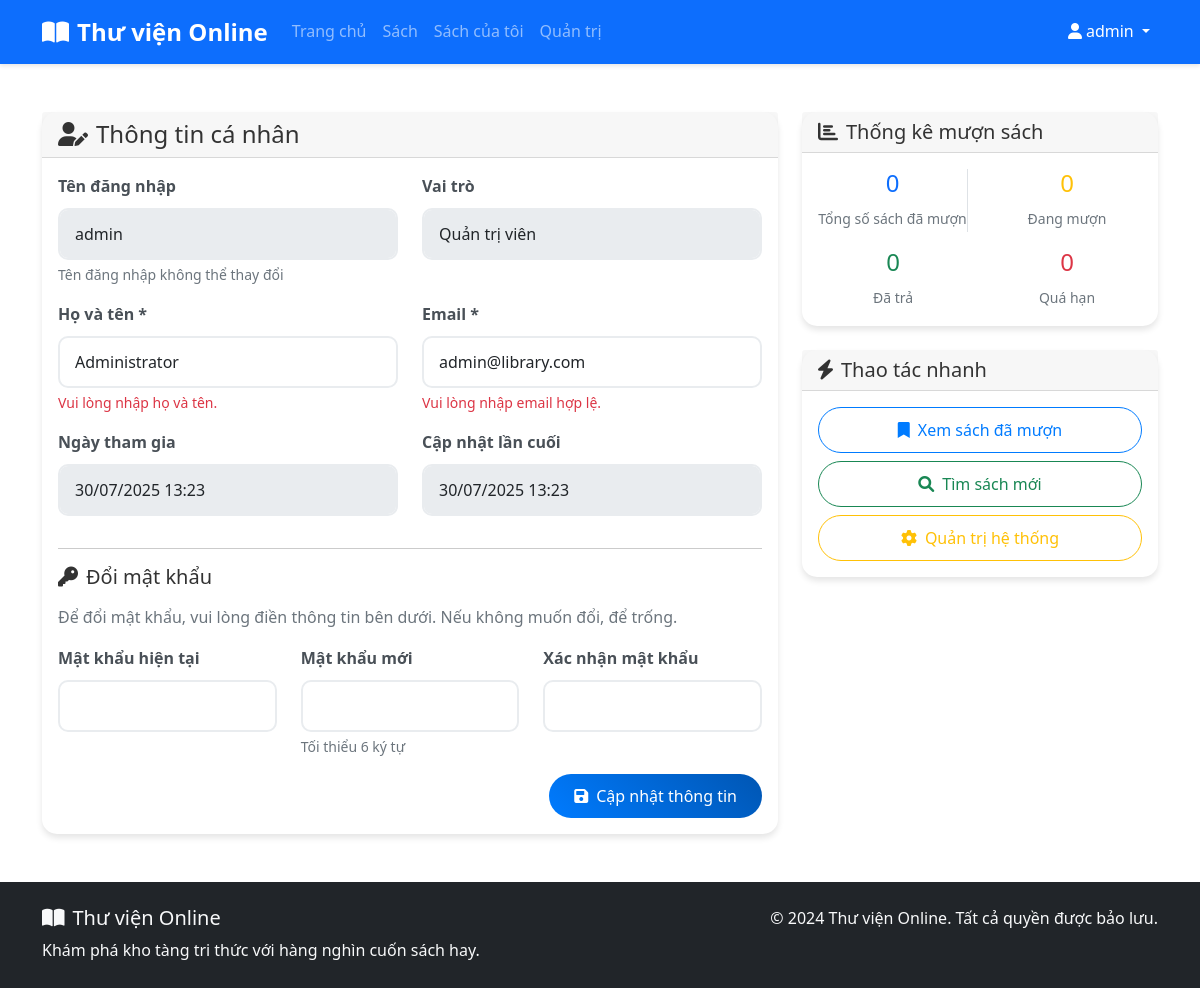
The app's page /profile.php (signed in) with its own data.
### tables this page shows
CREATE TABLE users (
    id INT AUTO_INCREMENT PRIMARY KEY,
    username VARCHAR(50) UNIQUE NOT NULL,
    email VARCHAR(100) UNIQUE NOT NULL,
    password VARCHAR(255) NOT NULL,
    full_name VARCHAR(100) NOT NULL,
    role ENUM('user', 'admin') DEFAULT 'user',
    created_at TIMESTAMP DEFAULT CURRENT_TIMESTAMP,
    updated_at TIMESTAMP DEFAULT CURRENT_TIMESTAMP ON UPDATE CURRENT_TIMESTAMP
);

### includes/functions.php (called while the page is built, shortened)
<?php
function getUserById($conn, $id) {
    $stmt = $conn->prepare("SELECT * FROM users WHERE id = ?");
    $stmt->execute([$id]);
    return $stmt->fetch();
}
?>

### profile.php (the view, shortened to what this page needs)
<?php
require_once 'config/database.php';
require_once 'includes/functions.php';
$user_id = $_SESSION['user_id'];
$user = getUserById($conn, $user_id);
$stmt = $conn->prepare("
    SELECT
        COUNT(*) as total_borrowed,
        COUNT(CASE WHEN status = 'borrowed' THEN 1 END) as currently_borrowed,
        COUNT(CASE WHEN status = 'returned' THEN 1 END) as returned,
        COUNT(CASE WHEN return_date < CURDATE() AND status = 'borrowed' THEN 1 END) as overdue
    FROM borrowings
    WHERE user_id = ?
");
$stmt->execute([$user_id]);
$stats = $stmt->fetch();
?>
<!DOCTYPE html>
<html lang="vi">
<head>
    <link href="https://cdn.jsdelivr.net/npm/bootstrap@5.1.3/dist/css/bootstrap.min.css" rel="stylesheet">
    <link href="https://cdnjs.cloudflare.com/ajax/libs/font-awesome/6.0.0/css/all.min.css" rel="stylesheet">
    <link href="assets/css/style.css" rel="stylesheet">
</head>
<body>
    <nav class="navbar navbar-expand-lg navbar-dark bg-primary">
        <div class="container">
            <a class="navbar-brand" href="index.php">
                <i class="fas fa-book-open me-2"></i>Thư viện Online
            </a>
            <div class="collapse navbar-collapse" id="navbarNav">
                <ul class="navbar-nav me-auto">
                    <li class="nav-item">
                        <a class="nav-link" href="index.php">Trang chủ</a>
                    </li>
                    <li class="nav-item">
                        <a class="nav-link" href="books.php">Sách</a>
                    </li>
                    <li class="nav-item">
                        <a class="nav-link" href="my_books.php">Sách của tôi</a>
                    </li>
                    <?php if ($_SESSION['role'] == 'admin'): ?>
                        <li class="nav-item">
                            <a class="nav-link" href="admin/">Quản trị</a>
                        </li>
                    <?php endif; ?>
                </ul>
                <ul class="navbar-nav">
                    <li class="nav-item dropdown">
                        <a class="nav-link dropdown-toggle active" href="#" id="navbarDropdown" role="button" data-bs-toggle="dropdown">
                            <i class="fas fa-user me-1"></i><?php echo $_SESSION['username']; ?>
                        </a>
                    </li>
                </ul>
            </div>
        </div>
    </nav>
    <div class="container my-5">
        <div class="row">
            <div class="col-lg-8">
                <div class="card">
                    <div class="card-header">
                        <h4 class="mb-0">
                            <i class="fas fa-user-edit me-2"></i>Thông tin cá nhân
                        </h4>
                    </div>
                    <div class="card-body">
                        <form method="POST" class="needs-validation" novalidate>
                            <div class="row">
                                <div class="col-md-6 mb-3">
                                    <label for="username" class="form-label">Tên đăng nhập</label>
                                    <input type="text" class="form-control" id="username" value="<?php echo htmlspecialchars($user['username']); ?>" readonly>
                                    <div class="form-text">Tên đăng nhập không thể thay đổi</div>
                                </div>
                                <div class="col-md-6 mb-3">
                                    <label for="role" class="form-label">Vai trò</label>
                                    <input type="text" class="form-control" id="role" value="<?php echo $user['role'] == 'admin' ? 'Quản trị viên' : 'Người dùng'; ?>" readonly>
                                </div>
                            </div>
                            <div class="row">
                                <div class="col-md-6 mb-3">
                                    <label for="full_name" class="form-label">Họ và tên *</label>
                                    <input type="text" class="form-control" id="full_name" name="full_name"
                                           value="<?php echo htmlspecialchars($user['full_name']); ?>" required>
                                    <div class="invalid-feedback">
                                        Vui lòng nhập họ và tên.
                                    </div>
                                </div>
                                <div class="col-md-6 mb-3">
                                    <label for="email" class="form-label">Email *</label>
                                    <input type="email" class="form-control" id="email" name="email"
                                           value="<?php echo htmlspecialchars($user['email']); ?>" required>
                                    <div class="invalid-feedback">
                                        Vui lòng nhập email hợp lệ.
                                    </div>
                                </div>
                            </div>
                            <div class="row">
                                <div class="col-md-6 mb-3">
                                    <label for="created_at" class="form-label">Ngày tham gia</label>
                                    <input type="text" class="form-control" id="created_at"
                                           value="<?php echo date('d/m/Y H:i', strtotime($user['created_at'])); ?>" readonly>
                                </div>
                                <div class="col-md-6 mb-3">
                                    <label for="updated_at" class="form-label">Cập nhật lần cuối</label>
                                    <input type="text" class="form-control" id="updated_at"
                                           value="<?php echo date('d/m/Y H:i', strtotime($user['updated_at'])); ?>" readonly>
                                </div>
                            </div>
                            <hr>
                            <h5 class="mb-3">
                                <i class="fas fa-key me-2"></i>Đổi mật khẩu
                            </h5>
                            <p class="text-muted">Để đổi mật khẩu, vui lòng điền thông tin bên dưới. Nếu không muốn đổi, để trống.</p>
                            <div class="row">
                                <div class="col-md-4 mb-3">
                                    <label for="current_password" class="form-label">Mật khẩu hiện tại</label>
                                    <input type="password" class="form-control" id="current_password" name="current_password">
                                </div>
                                <div class="col-md-4 mb-3">
                                    <label for="new_password" class="form-label">Mật khẩu mới</label>
                                    <input type="password" class="form-control" id="new_password" name="new_password" minlength="6">
                                    <div class="form-text">Tối thiểu 6 ký tự</div>
                                </div>
                                <div class="col-md-4 mb-3">
                                    <label for="confirm_password" class="form-label">Xác nhận mật khẩu</label>
                                    <input type="password" class="form-control" id="confirm_password" name="confirm_password">
                                </div>
                            </div>
                            <div class="d-grid gap-2 d-md-flex justify-content-md-end">
                                <button type="submit" name="update_profile" class="btn btn-primary">
                                    <i class="fas fa-save me-2"></i>Cập nhật thông tin
                                </button>
                            </div>
                        </form>
                    </div>
                </div>
            </div>
            <div class="col-lg-4">
                <div class="card mb-4">
                    <div class="card-header">
                        <h5 class="mb-0">
                            <i class="fas fa-chart-bar me-2"></i>Thống kê mượn sách
                        </h5>
                    </div>
                    <div class="card-body">
                        <div class="row text-center">
                            <div class="col-6 mb-3">
                                <div class="border-end">
                                    <h4 class="text-primary"><?php echo $stats['total_borrowed']; ?></h4>
                                    <small class="text-muted">Tổng số sách đã mượn</small>
                                </div>
                            </div>
                            <div class="col-6 mb-3">
                                <h4 class="text-warning"><?php echo $stats['currently_borrowed']; ?></h4>
                                <small class="text-muted">Đang mượn</small>
                            </div>
                            <div class="col-6">
                                <h4 class="text-success"><?php echo $stats['returned']; ?></h4>
                                <small class="text-muted">Đã trả</small>
                            </div>
                            <div class="col-6">
                                <h4 class="text-danger"><?php echo $stats['overdue']; ?></h4>
                                <small class="text-muted">Quá hạn</small>
                            </div>
                        </div>
                    </div>
                </div>
                <div class="card">
                    <div class="card-header">
                        <h5 class="mb-0">
                            <i class="fas fa-bolt me-2"></i>Thao tác nhanh
                        </h5>
                    </div>
                    <div class="card-body">
                        <div class="d-grid gap-2">
                            <a href="my_books.php" class="btn btn-outline-primary">
                                <i class="fas fa-bookmark me-2"></i>Xem sách đã mượn
                            </a>
                            <a href="books.php" class="btn btn-outline-success">
                                <i class="fas fa-search me-2"></i>Tìm sách mới
                            </a>
                            <?php if ($_SESSION['role'] == 'admin'): ?>
                                <a href="admin/" class="btn btn-outline-warning">
                                    <i class="fas fa-cog me-2"></i>Quản trị hệ thống
                                </a>
                            <?php endif; ?>
                        </div>
                    </div>
                </div>
            </div>
        </div>
    </div>
    <footer class="bg-dark text-light py-4 mt-5">
        <div class="container">
            <div class="row">
                <div class="col-md-6">
                    <h5><i class="fas fa-book-open me-2"></i>Thư viện Online</h5>
                    <p class="mb-0">Khám phá kho tàng tri thức với hàng nghìn cuốn sách hay.</p>
                </div>
                <div class="col-md-6 text-md-end">
                    <p class="mb-0">&copy; 2024 Thư viện Online. Tất cả quyền được bảo lưu.</p>
                </div>
            </div>
        </div>
    </footer>
</body>
</html>

### assets/css/style.css (style rules this page uses)
:root { --primary-color: #007bff; --secondary-color: #6c757d; --success-color: #28a745; --danger-color: #dc3545; --warning-color: #ffc107; --info-color: #17a2b8; --light-color: #f8f9fa; --dark-color: #343a40; }
body { font-family: 'Segoe UI', Tahoma, Geneva, Verdana, sans-serif; line-height: 1.6; color: #333; }
.card { border: none; border-radius: 15px; box-shadow: 0 4px 6px rgba(0, 0, 0, 0.1); transition: transform 0.3s ease, box-shadow 0.3s ease; }
.navbar { box-shadow: 0 2px 4px rgba(0, 0, 0, 0.1); }
.navbar-brand { font-weight: 700; font-size: 1.5rem; }
.btn { border-radius: 25px; padding: 10px 25px; font-weight: 500; transition: all 0.3s ease; }
.btn-primary { background: linear-gradient(45deg, #007bff, #0056b3); border: none; }
.btn-outline-primary { border-color: #007bff; color: #007bff; }
.form-control { border-radius: 10px; border: 2px solid #e9ecef; padding: 12px 15px; transition: border-color 0.3s ease; }
.form-label { font-weight: 600; color: #495057; }
footer { margin-top: auto; }
.invalid-feedback { display: block; width: 100%; margin-top: 0.25rem; font-size: 0.875em; color: #dc3545; }

### records on screen
users: username "admin", role "Quản trị viên", full_name "Administrator", email "admin@library.com", created_at "30/07/2025 13:23", updated_at "30/07/2025 13:23"

### other values on screen
$_SESSION['username'] "admin"
$stats['total_borrowed'] "0"
$stats['currently_borrowed'] "0"
$stats['returned'] "0"
$stats['overdue'] "0"
